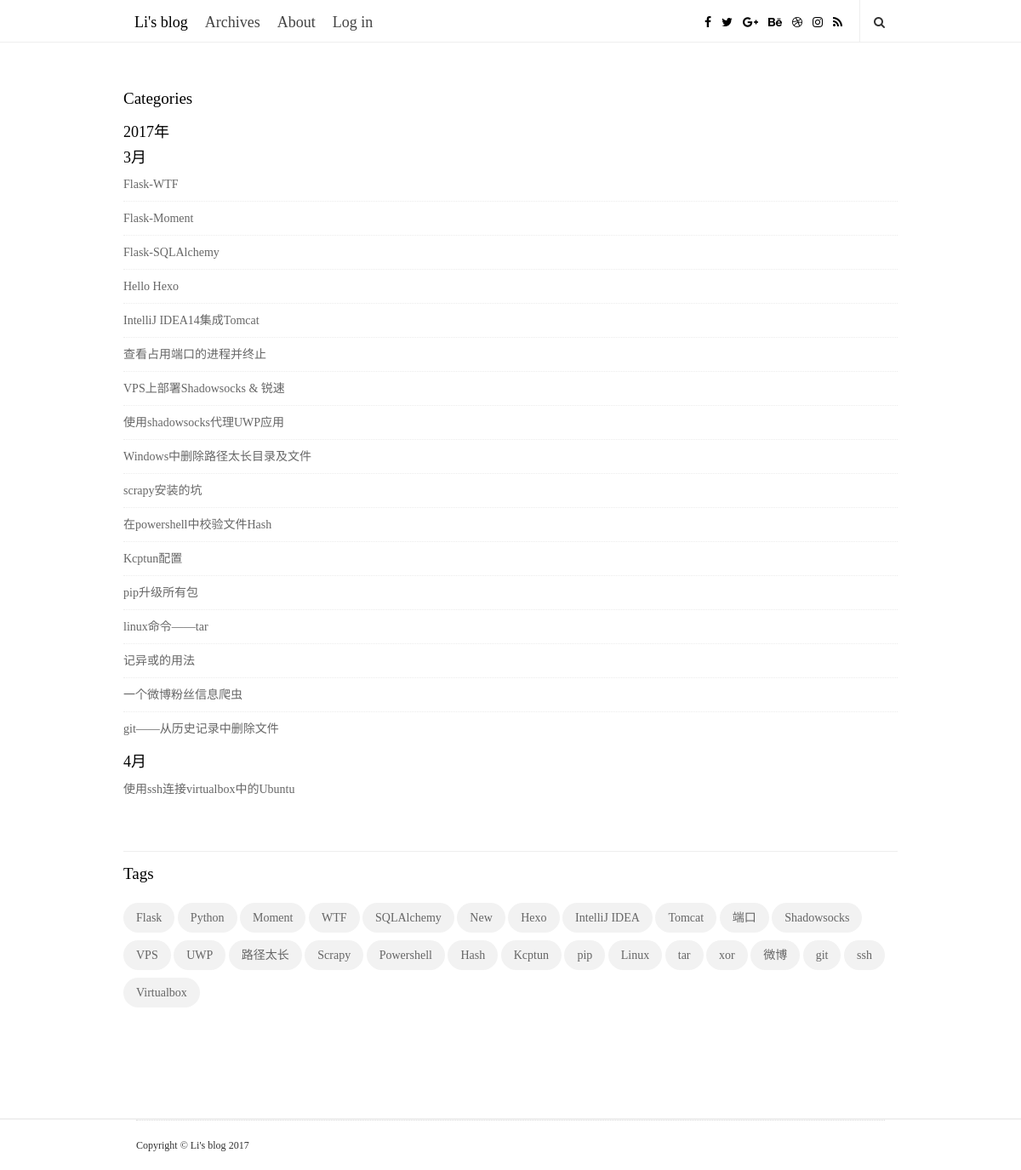
The page /archives on the database its author committed.
### application/models.py (models this page shows, shortened)
class Post(db.Model):
    __tablename__ = 'posts'
    id = db.Column(db.Integer, primary_key=True)
    title = db.Column(db.String(64))
    img = db.Column(db.String(255))
    content = db.Column(db.Text)
    content_html = db.Column(db.Text)
    post_time = db.Column(db.DateTime)
    alt_time = db.Column(db.DateTime)
    last_comment_time = db.Column(db.DateTime)
    user_id = db.Column(db.Integer, db.ForeignKey('users.id'))
    comments = db.relationship('Comment', backref='post', lazy='dynamic')
    tags = db.relationship('Tag', secondary=pt)

class Tag(db.Model):
    __tablename__ = 'tags'
    id = db.Column(db.Integer, primary_key=True)
    tag_name = db.Column(db.String(64), unique=True)
    posts = db.relationship('Post', secondary=pt)

### application/main/views.py (the view)
@main.route('/archives', methods=['GET'])
def archives():
    posts = Post.query.all()
    years = []
    months = ['1', '2', '3', '4', '5', '6', '7', '8', '9', '10', '11', '12']
    result = OrderedDict()
    for post in posts:
        if str(post.post_time.year) not in years:
            years.append(str(post.post_time.year))
    for year in years:
        result[year] = OrderedDict()
        for month in months:
            result[year][month] = []
    for post in posts:
        result[str(post.post_time.year)][str(post.post_time.month)].append(post)
    category = OrderedDict()
    for year in result:
        category[year] = OrderedDict()
        for month in result[year]:
            if len(result[year][month]) != 0:
                category[year][month] = result[year][month]
    tags = Tag.query.all()
    return render_template('archives.html', category=category, tags=tags)

### application/templates/archives.html (shortened to what this page needs)
{% extends "base.html" %}
{% block page_content %}
    <div id="categories-4" class="widget_container widget_content widget widget_categories clearfix">
        <h4 class="widget_title title"><span class="page_header_title">Categories</span></h4>
        {% for year in category %}
            <h4>{{ year }}年</h4>
            {% for month in category[year] %}
                <h4>{{ month }}月</h4>
                <ul>
                    {% for post in category[year][month] %}
                        <li class="cat-item cat-item-{{ loop.index }}">
                            <a href="{{ url_for('.post',post_id=post.id) }}">{{ post.title }}</a>
                        </li>
                    {% endfor %}
                </ul>
            {% endfor %}
        {% endfor %}
    </div>
    <hr>
    <div id="tag_cloud-3" class="widget_container widget_content widget widget_tag_cloud clearfix">
        <h4 class="widget_title title"><span class="page_header_title">Tags</span></h4>
        <div class="tagcloud">
            {% for tag in tags %}
                <a href='{{ url_for('main.tag',tag_id=tag.id) }}' class='tag-link-{{ loop.index }}'
                   style='font-size: 18.266666666667pt;'>{{ tag.tag_name }}</a>
            {% endfor %}
        </div>
    </div>
{% endblock %}

### application/static/css/style.css (style rules this page uses)
html { overflow-x: hidden; }
body { font-family: 'Lora', serif; color: #333; font-size: 15px; line-height: 26px; overflow-x: hidden; word-break: break-word; }
*, *:before, *:after { -webkit-font-smoothing: antialiased; }
a { color: #f47e00; -o-transition: color 0.2s ease-in; -webkit-transition: color 0.2s ease-in; -moz-transition: color 0.2s ease-in; transition: color 0.2s ease-in; }
.title, .nav > li > a, h3.comment-reply-title, h1, h2, h3, h4, h5, h6 { font-family: 'Rokkitt', serif; color: #000; }
.widget_container { margin-bottom: 45px; font-size: 14px; line-height: 23px; color: #666; }
.widget_container ul { padding: 0; list-style: none; margin: 0; }
.widget_container .widget_title { margin-top: -4px; margin-bottom: 19px; border-radius: 30px; font-size: 19px; position: relative; }
.widget_container ul li { line-height: 23px; margin-bottom: 8px; border-bottom: 1px dotted #ECECEC; padding-bottom: 8px; }
.widget_container ul li:last-child { border-bottom: 0; }
.widget_container ul li a { color: inherit; }
.tagcloud a { color: inherit; font-size: inherit!important; background-color: #f2f2f2; border-radius: 30px; padding: 10px 15px; line-height: 44px; -o-transition: border-color 0.1s ease-in; -webkit-transition: border-color 0.1s ease-in; -moz-transition: border-color 0.1s ease-in; transition: border-color 0.1s ease-in; }

### application/templates/base.html (style rules this page uses)
.skin_color, .skin_color_hover:hover, a, .user_info_button:hover, .header_social_icons a:hover, .blog_post_meta .blog_meta_item a:hover, .widget_container ul li a:hover, .asalah_post_gallery_nav_container ul.flex-direction-nav > li a:hover:before, .post_navigation_item:hover a.post_navigation_arrow, .comment_body p a:hover, .author_text .social_icons_list a:hover, .author_text .social_icons_list a:active { color: #f47e00; }

### rows shown on the page
Post: title "Flask-WTF"
Post: title "Flask-Moment"
Post: title "Flask-SQLAlchemy"
Post: title "Hello Hexo"
Post: title "IntelliJ IDEA14集成Tomcat"
Post: title "查看占用端口的进程并终止"
Post: title "VPS上部署Shadowsocks & 锐速"
Post: title "使用shadowsocks代理UWP应用"
Post: title "Windows中删除路径太长目录及文件"
Post: title "scrapy安装的坑"
Post: title "在powershell中校验文件Hash"
Post: title "Kcptun配置"
Post: title "pip升级所有包"
Post: title "linux命令——tar"
Post: title "记异或的用法"
Post: title "一个微博粉丝信息爬虫"
Post: title "git——从历史记录中删除文件"
Post: title "使用ssh连接virtualbox中的Ubuntu"
Tag: tag_name "Flask"
Tag: tag_name "Python"
Tag: tag_name "Moment"
Tag: tag_name "WTF"
Tag: tag_name "SQLAlchemy"
Tag: tag_name "New"
Tag: tag_name "Hexo"
Tag: tag_name "IntelliJ IDEA"
Tag: tag_name "Tomcat"
Tag: tag_name "端口"
Tag: tag_name "Shadowsocks"
Tag: tag_name "VPS"
Tag: tag_name "UWP"
Tag: tag_name "路径太长"
Tag: tag_name "Scrapy"
Tag: tag_name "Powershell"
Tag: tag_name "Hash"
Tag: tag_name "Kcptun"
Tag: tag_name "pip"
Tag: tag_name "Linux"
Tag: tag_name "tar"
Tag: tag_name "xor"
Tag: tag_name "微博"
Tag: tag_name "git"
Tag: tag_name "ssh"
Tag: tag_name "Virtualbox"

### other values the page prints
{{ year }} "2017"
{{ month }} "3" "4"
{{ moment().format('YYYY') }} "2017"
